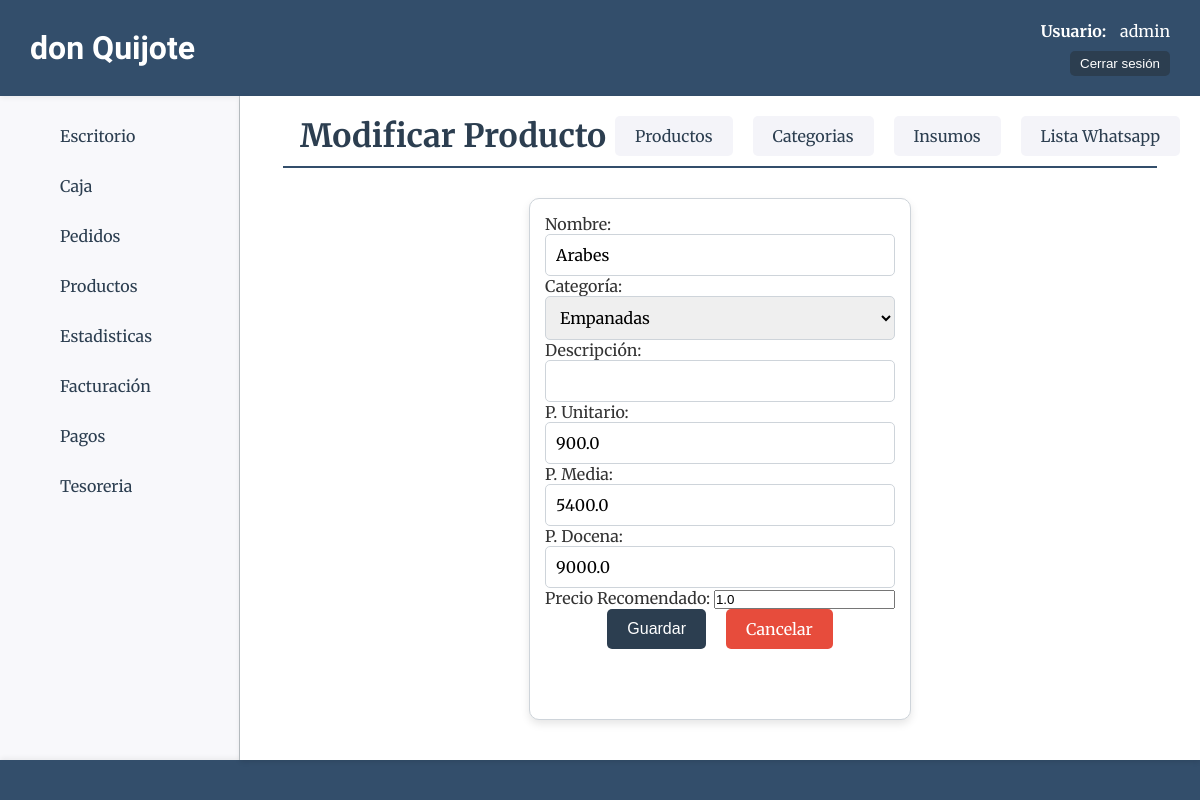
/productos/update/4 (signed in), run on an earlier commit of the app's database.
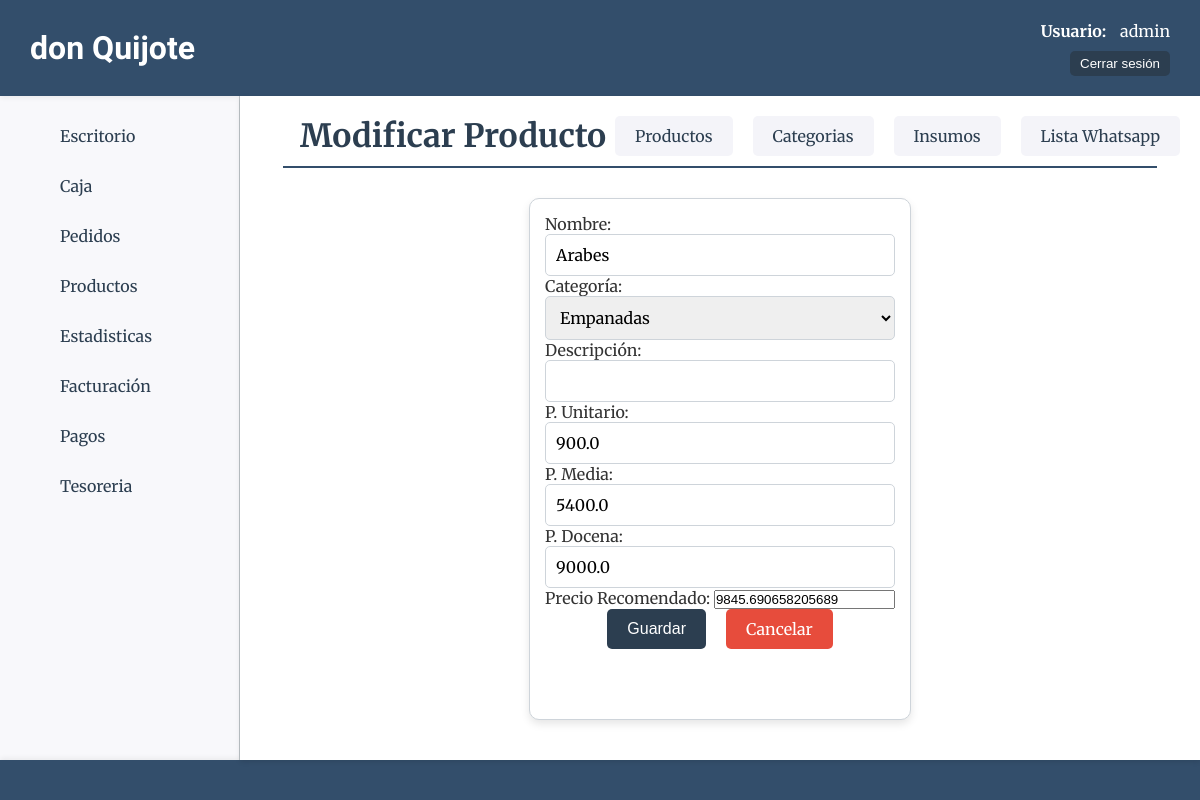
And on a later commit of the database.
### productos/models.py (models this page shows, shortened)
class Producto(models.Model):
    nombre=models.CharField(max_length=50, verbose_name="Nombre")
    categoria=models.ForeignKey(ProductoCategoria, on_delete=models.CASCADE, verbose_name="Categoría")
    descripcion=models.CharField(max_length=200, blank=True, null=True, verbose_name="Descripción")
    precio_unit=models.FloatField(verbose_name="P. Unitario")
    precio_media=models.FloatField(blank=True, null=True, verbose_name="P. Media")
    precio_doc=models.FloatField(blank=True, null=True, verbose_name="P. Docena")
    precio_rec = models.FloatField(default=1, verbose_name="Precio Recomendado")

class ProductoCategoria(models.Model):
    nombre=models.CharField(max_length=50)
    estado=models.BooleanField(default=True)
    def __str__(self):
        return self.nombre

### productos/views.py (the view)
# urls.py: path("update/<int:pk>", views.ProductoUpdate.as_view(), name="productos_update"),
class ProductoUpdate(LoginRequiredMixin, UpdateView):
    model = models.Producto
    form_class = forms.ProductoForm
    success_url = reverse_lazy("productos:home")

### productos/forms.py
class ProductoForm(forms.ModelForm):
    class Meta:
        model = models.Producto
        fields = "__all__"
        widgets = {
            "nombre": forms.TextInput(attrs={"class": "form-control"}),
            "descripcion": forms.TextInput(attrs={"class": "form-control"}),
            "precio_unit": forms.TextInput(attrs={"class": "form-control"}),
            "precio_media": forms.TextInput(attrs={"class": "form-control"}),
            "precio_doc": forms.TextInput(attrs={"class": "form-control"}),
            "categoria": forms.Select(attrs={"class": "form-control"}),
        }

### productos/templates/productos/producto_form.html (shortened to what this page needs)
{% extends 'core/base.html' %}
{% load static %}
{% block css %}
    <link rel="stylesheet" href="{% static 'productos/css/styles.css' %}">
{% endblock css %}
{% block titulo %}
    {% if form.instance.pk %}
        {% include 'core/components/encabezado.html' with titulo_texto="Modificar Producto" %}
    {% else %}
        {% include 'core/components/encabezado.html' with titulo_texto="Crear Producto" %}
    {% endif %}
{% endblock titulo %}
{% block main %}
    <section class="form-container">
        <form class="card" action="" method="post">
            {{ form }}
            <div class="btn-container">
                <button class="btn-success" type="submit">Guardar</button>
                <a class="btn-delete" href="{% url 'productos:home' %}">Cancelar</a>
            </div>
        </form>
    </section>
{% endblock main %}

What changed in the data, as far as the page shows it:
changed Producto "Empanadas": precio_rec "1.0" → "9845.690658205689"
